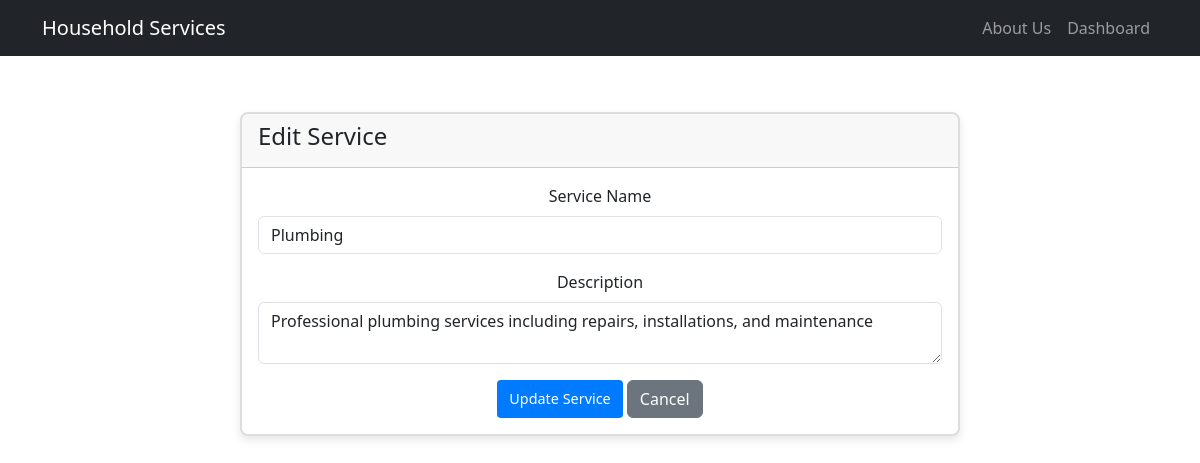
Page /admin/services/edit/1 (signed in) on the committed database.
### model.py (models this page shows, shortened)
class Service(db.Model):
    id = db.Column(db.Integer, primary_key=True)
    name = db.Column(db.String(100), nullable=False)
    description = db.Column(db.Text)
    created_at = db.Column(db.DateTime, default=datetime.utcnow)
    is_active = db.Column(db.Boolean, default=True)

### routes.py (the view, shortened to what this page needs)
@app.route('/admin/services/edit/<int:service_id>', methods=['GET', 'POST'])
@login_required
def edit_service(service_id):
    if current_user.type != 'admin':
        flash('Access denied. Admin privileges required.', 'danger')
        return redirect(url_for('dashboard'))
    service = Service.query.get_or_404(service_id)
    form = ServiceForm(obj=service)
    return render_template('admin/edit_service.html', form=form, service=service)

### forms.py
class ServiceForm(FlaskForm):
    name = StringField('Service Name', validators=[DataRequired(), Length(max=100)])
    description = TextAreaField('Description')
    submit = SubmitField('Add Service')

### app.py (called while the page is built)
@login_manager.user_loader
def load_user(user_id):
    return User.query.get(int(user_id))

### templates/admin/edit_service.html (shortened to what this page needs)
{% extends "main.html" %}
{% block content %}
{% block admin_content %}
<div class="container">
    <div class="row">
        <div class="col-md-8 offset-md-2">
            <div class="card">
                <div class="card-header">
                    <h4>Edit Service</h4>
                </div>
                <div class="card-body">
                    <form method="POST">
                        <div class="mb-3">
                            {{ form.name.label(class="form-label") }}
                            {{ form.name(class="form-control") }}
                        </div>
                        <div class="mb-3">
                            {{ form.description.label(class="form-label") }}
                            {{ form.description(class="form-control") }}
                        </div>
                        <button type="submit" class="btn btn-primary">Update Service</button>
                        <a href="{{ url_for('manage_services') }}" class="btn btn-secondary">Cancel</a>
                    </form>
                </div>
            </div>
        </div>
    </div>
</div>
{% endblock %}
{% endblock %}

### static/css/style.css (style rules this page uses)
.card { box-shadow: 0 0 10px rgba(0,0,0,0.1); margin-top: 2rem; }
.card-body { padding: 2rem; }
.form-label { font-weight: 500; }
.card { border: 2px solid #ddd; border-radius: 8px; box-shadow: 0 4px 8px rgba(0, 0, 0, 0.1); transition: transform 0.2s, box-shadow 0.2s; overflow: hidden; }
.card-body { padding: 16px; text-align: center; }
.card-body .btn-primary { background-color: #007bff; border: none; padding: 8px 12px; font-size: 0.9rem; border-radius: 4px; transition: background-color 0.2s; }

### rows in the picture
Service: name "Plumbing", description "Professional plumbing services including repairs, installations, and maintenance"
